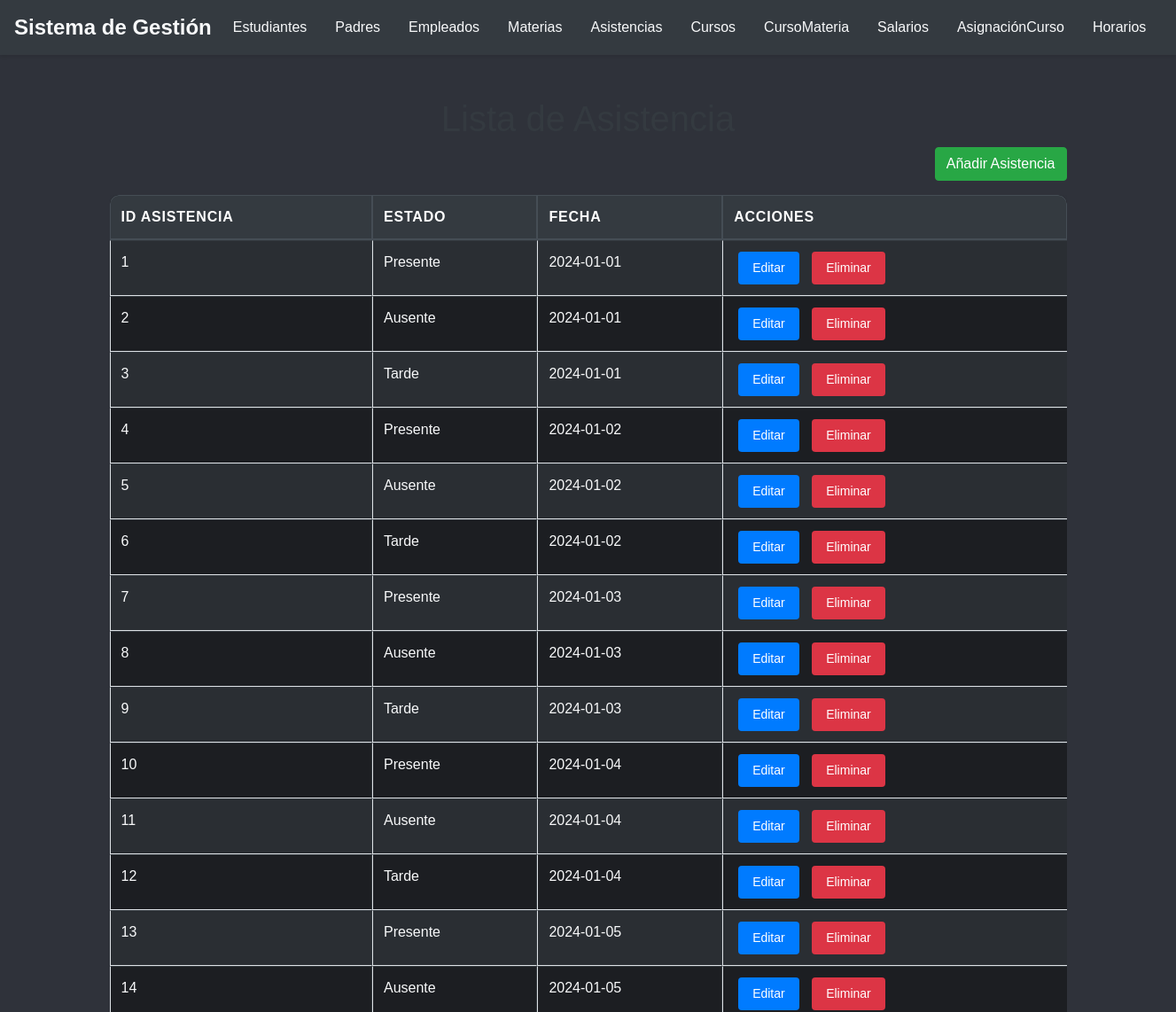
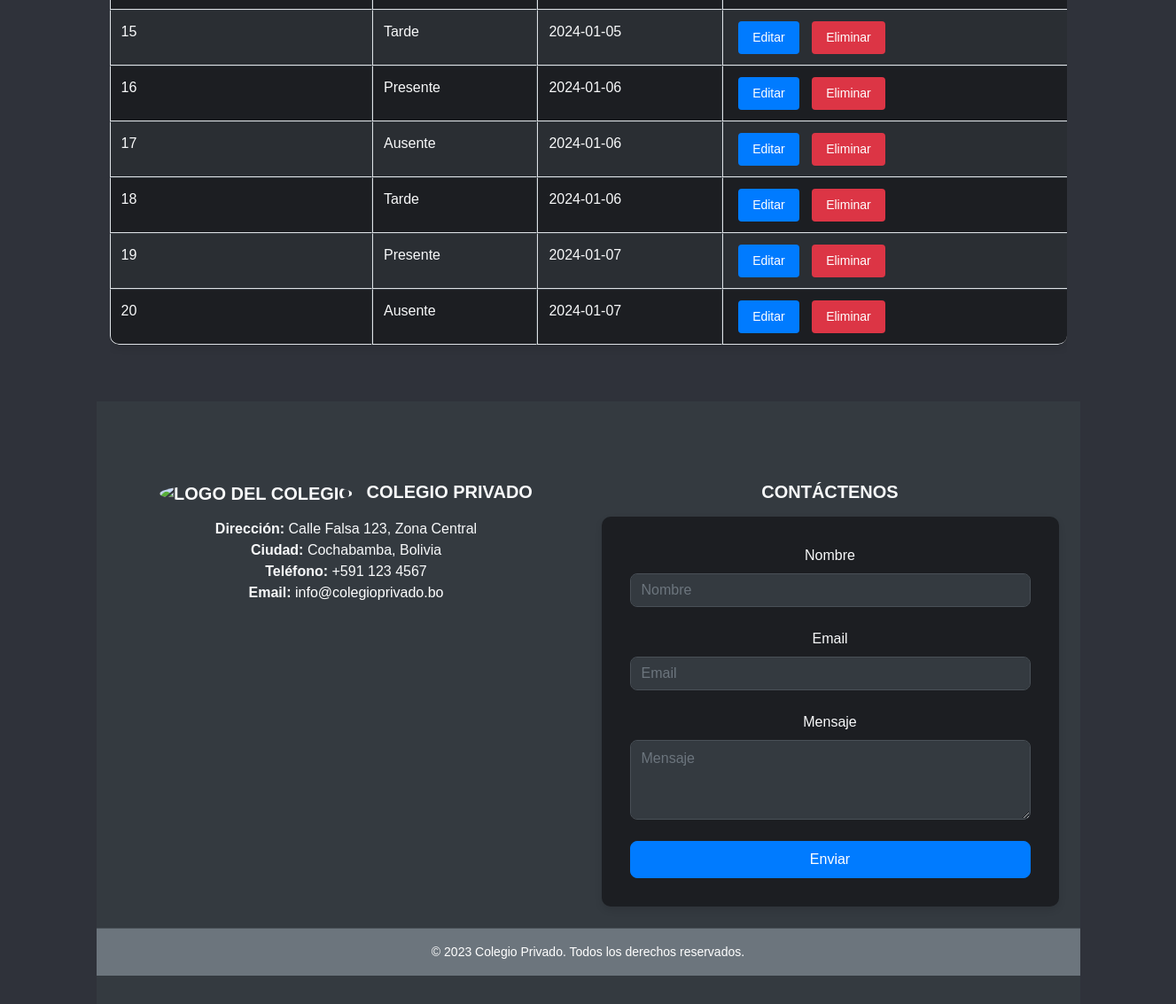
/asistencia/index.php, run on the app's committed database (2 pictures, top to bottom).
### tables this page shows
CREATE TABLE ASISTENCIA
(
    codAsistencia INT AUTO_INCREMENT,
    estado        VARCHAR(45),
    fecha         DATE        NOT NULL,
    CONSTRAINT PK_ASISTENCIA PRIMARY KEY (codAsistencia)
);

### asistencia/index.php (the view, shortened to what this page needs)
<?php
include '../conexion.php';
include '../header.php';
?>
<div class="container-fluid">
    <h1 class="text-center mt-5">Lista de Asistencia</h1>
    <div class="mb-3 text-right">
        <a href="anadir.php" class="btn btn-success">Añadir Asistencia</a>
    </div>
    <div class="table-responsive mt-3">
        <table class="table table-bordered table-striped w-100">
            <thead class="thead-dark">
                <tr>
                    <th>ID Asistencia</th>
                    <th>Estado</th>
                    <th>Fecha</th>
                    <th>Acciones</th>
                </tr>
            </thead>
            <tbody>
                <?php
                $sql = "SELECT * FROM ASISTENCIA";
                $result = $conexion->query($sql);
                if ($result->num_rows > 0) {
                    while($row = $result->fetch_assoc()) {
                        echo "<tr>
                                <td>" . $row["codAsistencia"]. "</td>
                                <td>" . $row["estado"]. "</td>
                                <td>" . $row["fecha"]. "</td>
                                <td>
                                    <a href='editar.php?id=".$row["codAsistencia"]."' class='btn btn-primary btn-sm'>Editar</a>
                                    <a href='eliminar.php?id=".$row["codAsistencia"]."' class='btn btn-danger btn-sm'>Eliminar</a>
                                </td>
                            </tr>";
                    }
                } else {
                    echo "<tr><td colspan='4' class='text-center'>No hay asistencias</td></tr>";
                }
                ?>
            </tbody>
        </table>
    </div>
</div>
<?php
include '../footer.php';
?>

### css/styles.css (style rules this page uses)
body { font-family: Arial, sans-serif; margin: 0; background-color: #2f323a; }
h1 { color: #343a40; }
.table { width: 100%; margin-bottom: 1rem; background-color: #1c1e22; color: #f8f9fa; border-collapse: separate; border-spacing: 0; border-radius: 10px; overflow: hidden; box-shadow: 0 4px 8px rgba(0, 0, 0, 0.1); }
.table thead th { vertical-align: bottom; border-bottom: 2px solid #343a40; background-color: #343a40; color: #f8f9fa; text-transform: uppercase; letter-spacing: 0.05em; transition: background-color 0.3s ease-in-out; padding: 0.75rem; }
.table thead th:first-child { border-top-left-radius: 10px; }
.table thead th:last-child { border-top-right-radius: 10px; }
.table tbody tr { transition: background-color 0.3s ease-in-out; }
.table td, .table th { padding: 0.75rem; vertical-align: top; border-top: 1px solid #343a40; }
.table td { border-right: 1px solid #343a40; }
.table td:last-child { border-right: none; }
.table tbody tr:last-child td:first-child { border-bottom-left-radius: 10px; }
.table tbody tr:last-child td:last-child { border-bottom-right-radius: 10px; }
.table .btn { margin: 0 5px; color: #fff; border: none; padding: 0.5rem 1rem; border-radius: 0.25rem; transition: background-color 0.3s ease-in-out; }
.table tbody tr:nth-of-type(odd) { background-color: #2a2e33; }
.btn-primary { color: #fff; background-color: #007bff; border-color: #007bff; padding: 0.5rem 1rem; border-radius: 0.5rem; transition: background-color 0.3s ease-in-out, border-color 0.3s ease-in-out; }

### data on the page
asistencia: codAsistencia "1", estado "Presente", fecha "2024-01-01"
asistencia: codAsistencia "2", estado "Ausente", fecha "2024-01-01"
asistencia: codAsistencia "3", estado "Tarde", fecha "2024-01-01"
asistencia: codAsistencia "4", estado "Presente", fecha "2024-01-02"
asistencia: codAsistencia "5", estado "Ausente", fecha "2024-01-02"
asistencia: codAsistencia "6", estado "Tarde", fecha "2024-01-02"
asistencia: codAsistencia "7", estado "Presente", fecha "2024-01-03"
asistencia: codAsistencia "8", estado "Ausente", fecha "2024-01-03"
asistencia: codAsistencia "9", estado "Tarde", fecha "2024-01-03"
asistencia: codAsistencia "10", estado "Presente", fecha "2024-01-04"
asistencia: codAsistencia "11", estado "Ausente", fecha "2024-01-04"
asistencia: codAsistencia "12", estado "Tarde", fecha "2024-01-04"
asistencia: codAsistencia "13", estado "Presente", fecha "2024-01-05"
asistencia: codAsistencia "14", estado "Ausente", fecha "2024-01-05"
asistencia: codAsistencia "15", estado "Tarde", fecha "2024-01-05"
asistencia: codAsistencia "16", estado "Presente", fecha "2024-01-06"
asistencia: codAsistencia "17", estado "Ausente", fecha "2024-01-06"
asistencia: codAsistencia "18", estado "Tarde", fecha "2024-01-06"
asistencia: codAsistencia "19", estado "Presente", fecha "2024-01-07"
asistencia: codAsistencia "20", estado "Ausente", fecha "2024-01-07"
